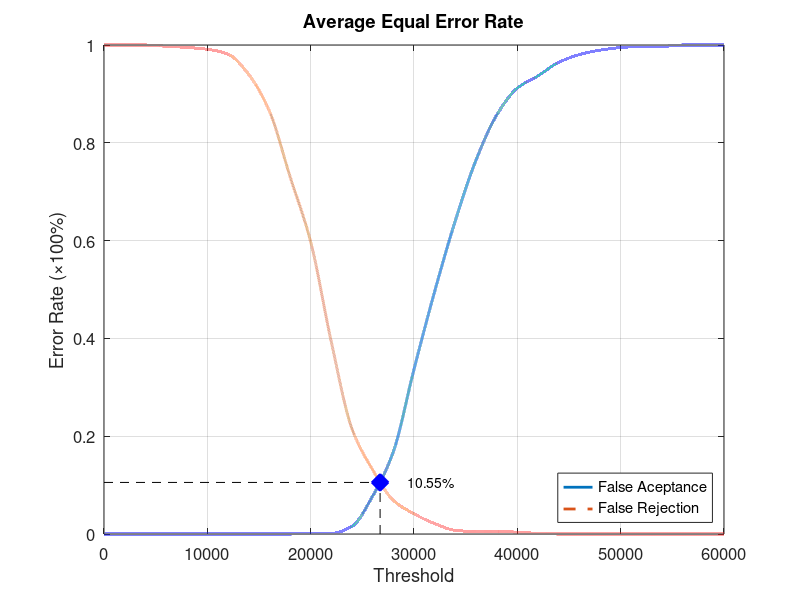
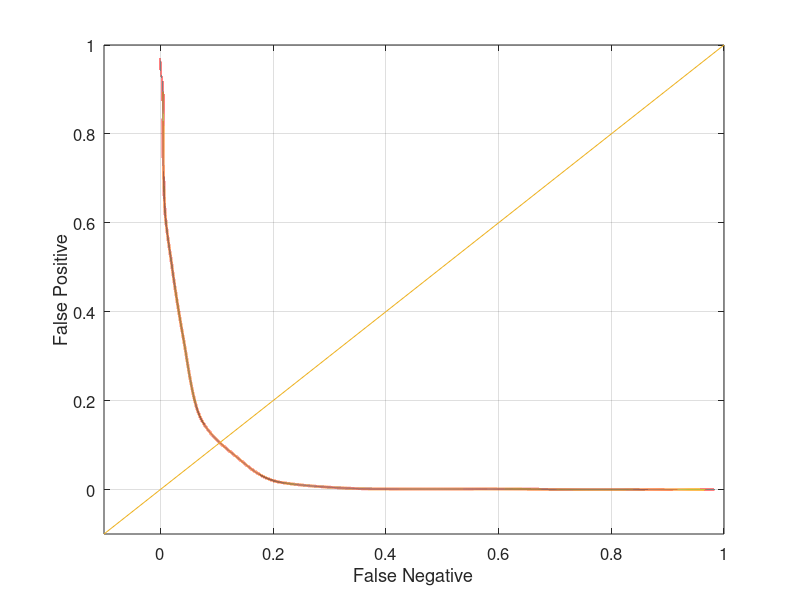

MATLAB code to generate these figures, in order:
function yEER = Experiment1Average
close all;
clear;
clc;
x = 0:2000:60000;
xq = 0:0.5:60000;

y0 = [0 0 0 0 0 0 0 0 0 0 0.00131579 0.00131579 0.0157895 0.0776316 0.168421 0.336842 0.496053 0.64079 0.764474 0.856579 0.911842 0.936842 0.964474 0.980263 0.989474 0.994737 0.997368 0.997368 1 1 1];
yy0 = interp1(x, y0, xq, 'pchip');
y1 = [1 1 1 0.9975 0.995 0.99125 0.98125 0.94 0.865 0.73125 0.5975 0.3925 0.215 0.13125 0.06875 0.04125 0.02125 0.0075 0.005 0.005 0.00375 0.00125 0 0 0 0 0 0 0 0 0];
yy1 = interp1(x, y1, xq, 'pchip');

% Calculating EER: 
y2 = abs(y0 - y1);
find(y2 == min(y2))
yy2 = abs(yy0 - yy1);
xEER = find(yy2 == min(yy2));
xEERIndex = xq(xEER) % X-axis EER
yEER = yy0(xEER) % Y-axis EER

main = figure
plot(xq, yy0,'-','LineWidth', 2);	hold on
plot(xq, yy1,'--','LineWidth', 2);	hold on
plot([xEERIndex xEERIndex], [0 yEER], 'k--');	hold on
plot([0 xEERIndex], [yEER yEER], 'k--');	hold on
plot(xEERIndex, yEER, 'bx', 'LineWidth', 10);	hold on
text(xEERIndex + 10 * xEERIndex / 100, yEER, [num2str(round((10000 * yEER)) / 100) '%'])
legend('False Aceptance', 'False Rejection', 'Location', 'SouthEast')
xlabel('Threshold')
ylabel('Error Rate (\times100%)')
title('Average Equal Error Rate')
set(gca, 'FontSize', 12)
axis([0 60000 0 1])
grid on

print(main, 'Experiment1AverageMain', '-dpng');
FNRxFPR = figure('Color', [1 1 1]);
plot(yy1, yy0, '-', yy1, yy0, 'LineWidth', 2);
hold on
y = -0.1:0.1:1
plot(y, y); 
set(gca, 'FontSize', 12)
xlabel('False Negative')
ylabel('False Positive')
axis([-0.1 1 -0.1 1])
set(gca, 'FontSize', 12)
grid on

print(FNRxFPR, 'Experiment1AverageFNRxFPR','-dpng');
end
